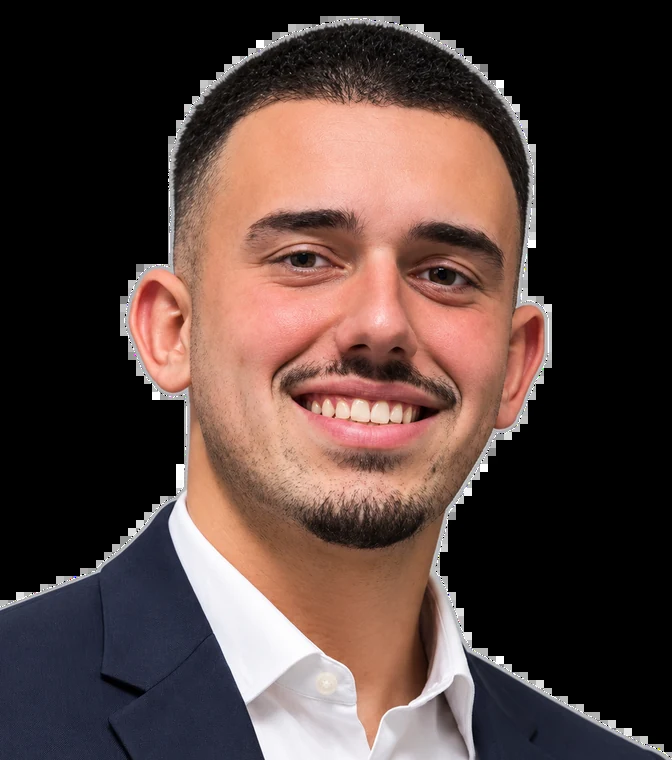
#> input picture src/assets/portrait/portrait.webp, 672 x 760 px
$ python prepare-portrait.py ../src/assets/portrait/portrait.webp ../src/assets/portrait/portrait.webp
#> lines starting #> are read from the running program, lines starting #| are printed output that depends on the picture; after the words box and inside, x2 and y2 are one past the last pixel; in counts of white or black regions, pixels touching at a corner belong together
"""
Prepare the portrait for the particle engine.

- Removes the flat studio background (GrabCut seeded from the image border).
- Crops to head + upper shoulders so the face dominates the composition.
- Writes an RGBA WebP used at runtime by the particle sampler worker.

Usage:  python3 scripts/prepare-portrait.py <input.png> <output.webp>
"""
import sys

import cv2
import numpy as np
from PIL import Image

src_path, out_path = sys.argv[1], sys.argv[2]

img = cv2.imread(src_path, cv2.IMREAD_COLOR)
#> img is the input picture: shape (760, 672, 3); mean B, G, R 59.7, 64.3, 83.6
h, w = img.shape[:2]
#> h = 760; w = 672

# --- GrabCut segmentation -----------------------------------------------------
scale = 640 / max(h, w)
#> scale = 0.842
small = cv2.resize(img, (int(w * scale), int(h * scale)), interpolation=cv2.INTER_AREA)
sh, sw = small.shape[:2]
#> sh = 640; sw = 565

mask = np.full((sh, sw), cv2.GC_PR_BGD, np.uint8)
# Anything close to the measured background grey is "probably background"
border = np.concatenate([small[:8].reshape(-1, 3), small[:, :8].reshape(-1, 3), small[:, -8:].reshape(-1, 3)])
bg = np.median(border, axis=0)
#> bg = [0, 0, 0]
dist = np.linalg.norm(small.astype(np.float32) - bg, axis=2)
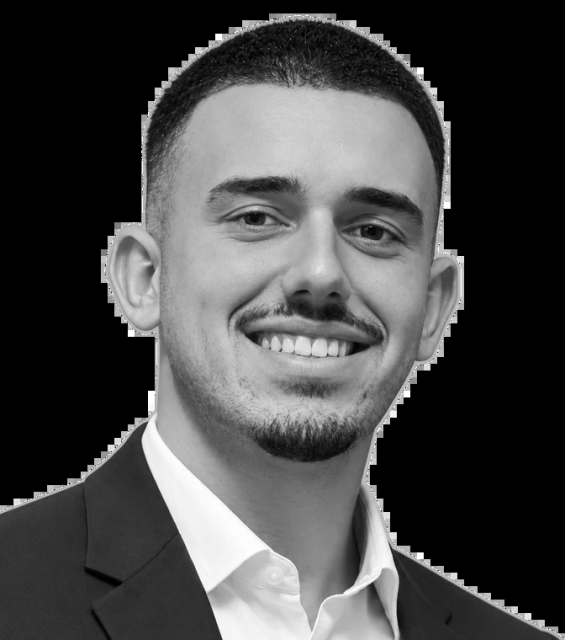
#> dist: shape (640, 565) float64; min 0, max 441.7, mean 122.5; drawn with min black and max white
mask[dist > 38] = cv2.GC_PR_FGD
# Hard constraints: borders are background, face core is foreground
mask[:6, :] = cv2.GC_BGD
mask[:, :6] = cv2.GC_BGD
mask[:, -6:] = cv2.GC_BGD
cx, cy = int(sw * 0.51), int(sh * 0.40)
#> cx = 288; cy = 256
mask[cy - int(sh * 0.18): cy + int(sh * 0.2), cx - int(sw * 0.15): cx + int(sw * 0.15)] = cv2.GC_FGD

bgd, fgd = np.zeros((1, 65), np.float64), np.zeros((1, 65), np.float64)
cv2.grabCut(small, mask, None, bgd, fgd, 6, cv2.GC_INIT_WITH_MASK)
fg = np.where((mask == cv2.GC_FGD) | (mask == cv2.GC_PR_FGD), 255, 0).astype(np.uint8)

# keep the largest component, fill holes, smooth edges
n, labels, stats, _ = cv2.connectedComponentsWithStats(fg)
largest = 1 + np.argmax(stats[1:, cv2.CC_STAT_AREA])
fg = np.where(labels == largest, 255, 0).astype(np.uint8)
fg = cv2.morphologyEx(fg, cv2.MORPH_CLOSE, cv2.getStructuringElement(cv2.MORPH_ELLIPSE, (9, 9)))
fg = cv2.resize(fg, (w, h), interpolation=cv2.INTER_NEAREST)

# Remove background-grey pockets GrabCut kept (e.g. the gap between neck and collar):
# pixels that are both close to the backdrop colour and low-saturation.
full_dist = np.linalg.norm(img.astype(np.float32) - bg, axis=2)
hsv = cv2.cvtColor(img, cv2.COLOR_BGR2HSV)
#> hsv: shape (760, 672, 3); mean H, S, V 25.4, 51.5, 86.1
greyish = (full_dist < 30) & (hsv[:, :, 1] < 40)
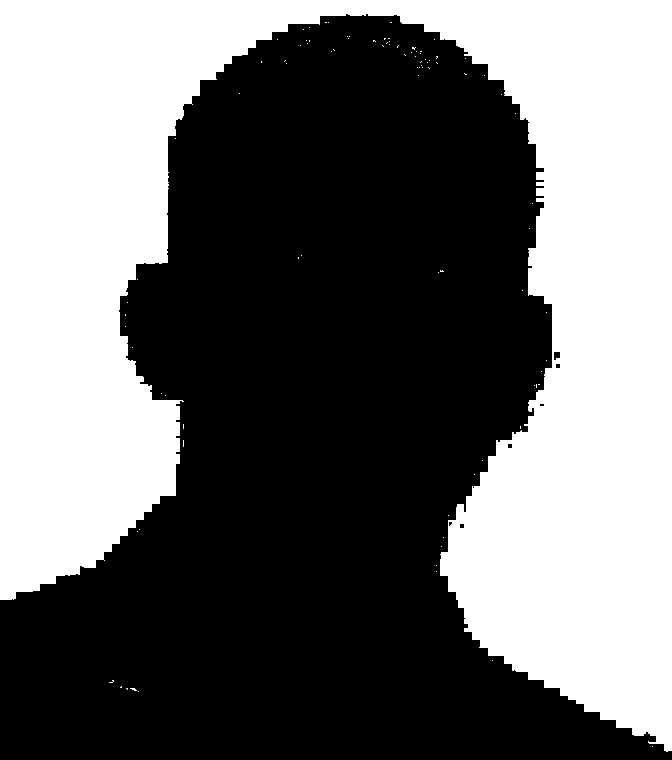
#> greyish: shape (760, 672) bool; 43.4% white; 93 white regions (92 under 20 px), largest, box (x1, y1, x2, y2) and area: (0, 0, 672, 752) 221687
greyish = cv2.morphologyEx(greyish.astype(np.uint8) * 255, cv2.MORPH_OPEN,
                           cv2.getStructuringElement(cv2.MORPH_ELLIPSE, (7, 7)))
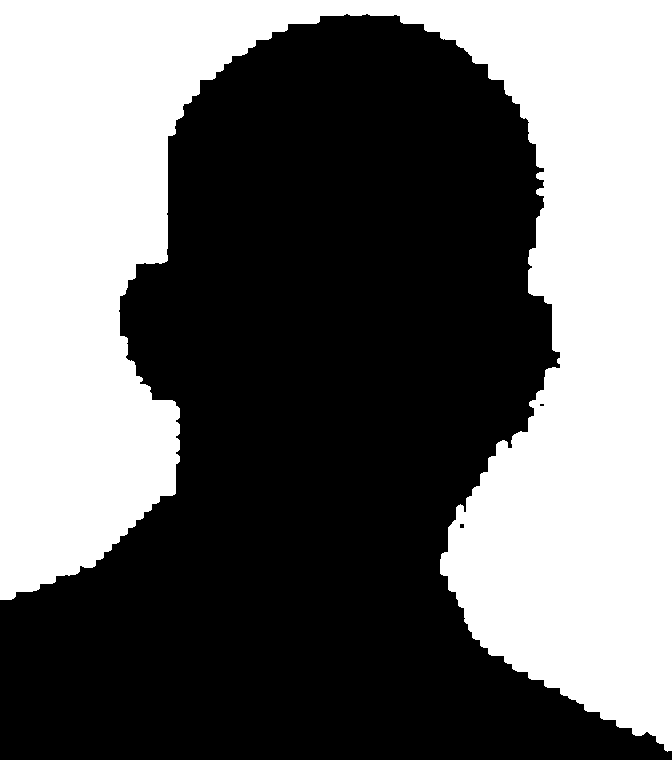
#> greyish: shape (760, 672); 43.3% white; 1 white region, box (x1, y1, x2, y2) and area: (0, 0, 672, 752) 220999
greyish[int(h * 0.64):, :] = 0  # only above the shirt, where shadows in the fabric are grey too
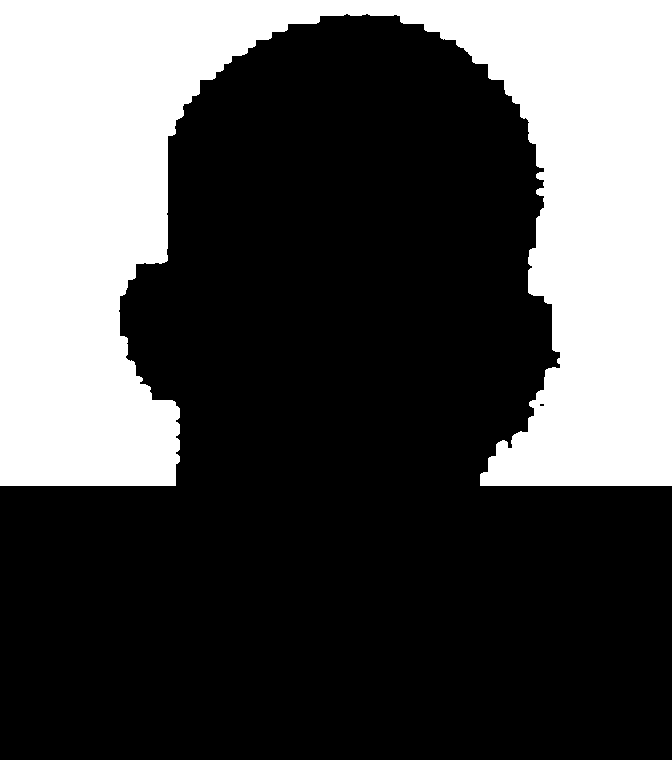
#> greyish: shape (760, 672); 32% white; 1 white region, box (x1, y1, x2, y2) and area: (0, 0, 672, 486) 163612
fg[greyish > 0] = 0
fg = cv2.morphologyEx(fg, cv2.MORPH_OPEN, cv2.getStructuringElement(cv2.MORPH_ELLIPSE, (5, 5)))
fg = cv2.GaussianBlur(fg, (0, 0), 2.2)

rgba = cv2.cvtColor(img, cv2.COLOR_BGR2RGBA)
rgba[:, :, 3] = fg
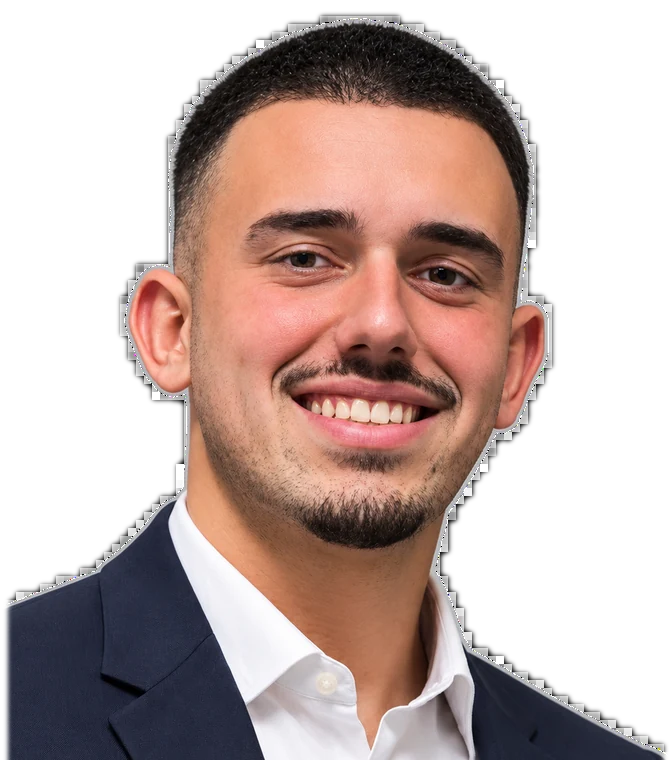
#> rgba: shape (760, 672, 4); mean R, G, B, A 83.6, 64.3, 59.7, 143.3; transparent parts drawn white

# --- Crop: head + top of the shoulders ------------------------------------------
x0, x1 = int(w * 0.12), int(w * 0.88)
#> x0 = 80; x1 = 591
y0, y1 = 0, int(h * 0.86)
#> y0 = 0; y1 = 653
crop = Image.fromarray(rgba[y0:y1, x0:x1])
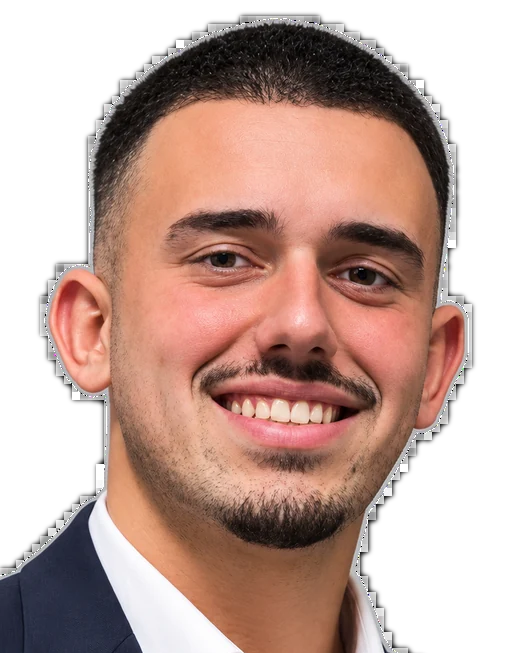
#> crop: PIL image 511x653 RGBA; mean R, G, B, A 107.6, 78.6, 69.5, 168.5; transparent parts drawn white
target_h = 760
crop = crop.resize((round(crop.width * target_h / crop.height), target_h), Image.LANCZOS)
#> crop: PIL image 595x760 RGBA
crop.save(out_path, "WEBP", quality=88, method=6)

# debug preview on black
prev = Image.new("RGBA", crop.size, (0, 0, 0, 255))
prev.alpha_composite(crop)
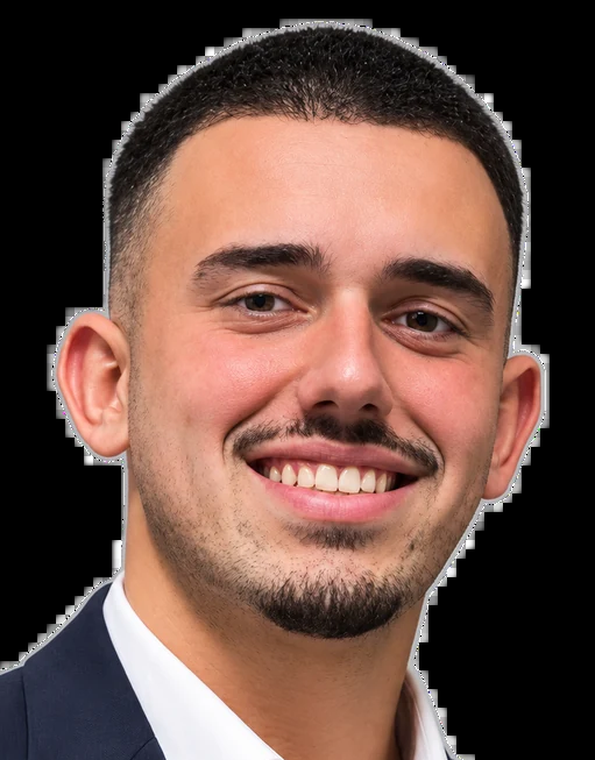
#> prev: PIL image 595x760 RGBA; mean R, G, B, A 106.8, 77.9, 68.7, 255
prev.convert("RGB").save("/tmp/portrait-preview.png")
print("saved", out_path, crop.size)
#| saved ../src/assets/portrait/portrait.webp (595, 760)
